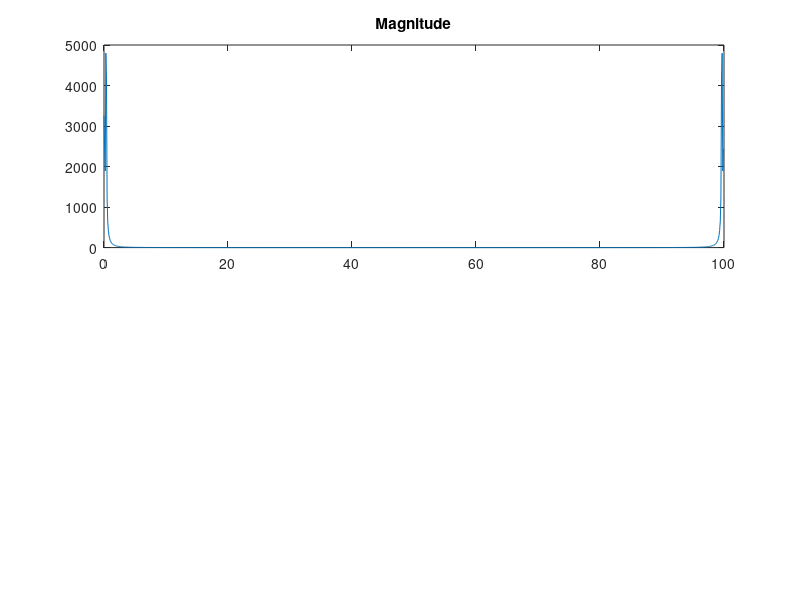

Source code (MATLAB): (Note: this script raises an error after producing the figure.)
t = 0:1/100:10-1/100;                     % Time vector
x = 3+2*exp(j*0.2*pi*t)+2*exp(-j*0.2*pi*t) - ...
    7*exp(j*0.7*pi*t)+7*exp(-j*0.7*pi*t);      % Signal
y = fft(x);                               % Compute DFT of x
m = abs(y);                               % Magnitude
p = unwrap(angle(y));                     % Phase

f = (0:length(y)-1)*100/length(y);        % Frequency vector

subplot(2,1,1)
plot(f,m)
title('Magnitude')
ax = gca;
ax.XTick = [15 40 60 85];

subplot(2,1,2)
plot(f,p*180/pi)
title('Phase')
ax = gca;
ax.XTick = [15 40 60 85];